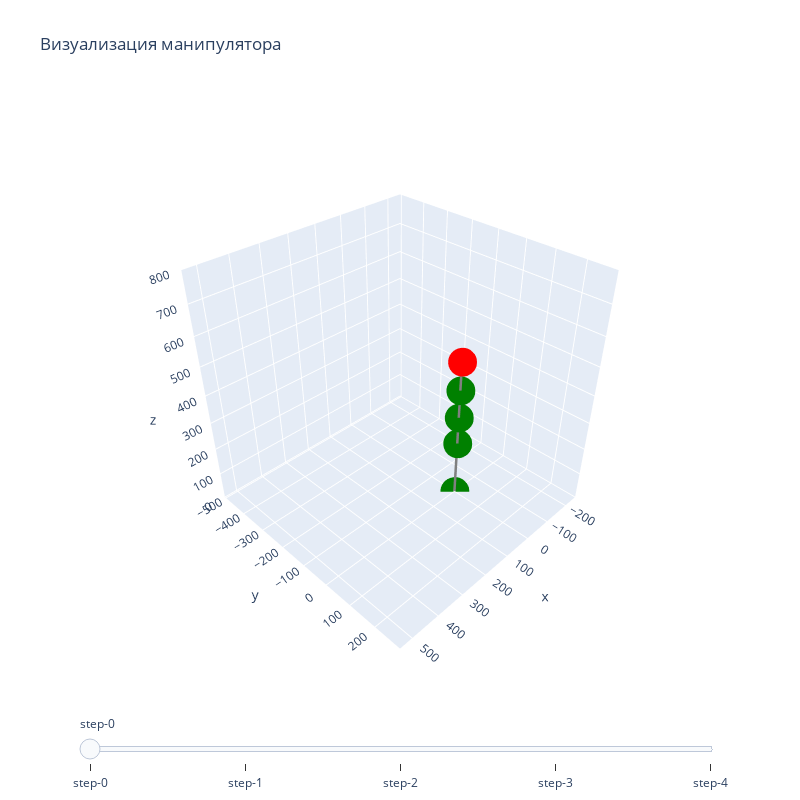

The notebook cell this image was saved under:
### Code cell
m.visualize_manipulator()

### Figure 1 — Plotly figure (JSON) as saved in the notebook; plotly's stock layout.template omitted (floating-point values rounded to 4 significant figures)
{"data": [{"line": {"color": "gray", "width": 5}, "marker": {"color": ["green", "green", "green", "green", "red"], "size": 10}, "mode": "lines+markers", "text": ["Поступательная пара 1", "Вращательная пара 2", "Вращательная пара 3", "Поступательная пара 4", "Схват"], "type": "scatter3d", "visible": true, "x": [0, 0, 0, 0, 0], "y": [0, 0, 0, 0, 0], "z": [0, 200, 300, 400, 500]}, {"line": {"color": "gray", "width": 5}, "marker": {"color": ["green", "green", "green", "green", "red"], "size": 10}, "mode": "lines+markers", "text": ["Поступательная пара 1", "Вращательная пара 2", "Вращательная пара 3", "Поступательная пара 4", "Схват"], "type": "scatter3d", "visible": false, "x": [0, 0, 0, 0, 0], "y": [0, 0, 0, 0, 0], "z": [0, 500, 600, 700, 800]}, {"line": {"color": "gray", "width": 5}, "marker": {"color": ["green", "green", "green", "green", "red"], "size": 10}, "mode": "lines+markers", "text": ["Поступательная пара 1", "Вращательная пара 2", "Вращательная пара 3", "Поступательная пара 4", "Схват"], "type": "scatter3d", "visible": false, "x": [0, 0, 0, 0, 0], "y": [0, 0, -70.71, -141.4, -212.1], "z": [0, 500, 570.7, 641.4, 712.1]}, {"line": {"color": "gray", "width": 5}, "marker": {"color": ["green", "green", "green", "green", "red"], "size": 10}, "mode": "lines+markers", "text": ["Поступательная пара 1", "Вращательная пара 2", "Вращательная пара 3", "Поступательная пара 4", "Схват"], "type": "scatter3d", "visible": false, "x": [0, 0, 0, 100, 200], "y": [0, 0, -70.71, -70.71, -70.71], "z": [0, 500, 570.7, 570.7, 570.7]}, {"line": {"color": "gray", "width": 5}, "marker": {"color": ["green", "green", "green", "green", "red"], "size": 10}, "mode": "lines+markers", "text": ["Поступательная пара 1", "Вращательная пара 2", "Вращательная пара 3", "Поступательная пара 4", "Схват"], "type": "scatter3d", "visible": false, "x": [0, 0, 0, 100, 290], "y": [0, 0, -70.71, -70.71, -70.71], "z": [0, 500, 570.7, 570.7, 570.7]}], "layout": {"height": 800, "scene": {"aspectmode": "cube", "camera": {"center": {"x": 0, "y": 0, "z": 0}, "eye": {"x": 1.5, "y": 1.5, "z": 1.5}, "up": {"x": 0, "y": 0, "z": 1}}, "xaxis": {"range": [-255, 545]}, "yaxis": {"range": [-506.1, 293.9]}, "zaxis": {"range": [0, 800]}}, "sliders": [{"steps": [{"args": ["visible", [true, false, false, false, false]], "method": "restyle"}, {"args": ["visible", [false, true, false, false, false]], "method": "restyle"}, {"args": ["visible", [false, false, true, false, false]], "method": "restyle"}, {"args": ["visible", [false, false, false, true, false]], "method": "restyle"}, {"args": ["visible", [false, false, false, false, true]], "method": "restyle"}]}], "title": {"text": "Визуализация манипулятора"}, "width": 800}}
